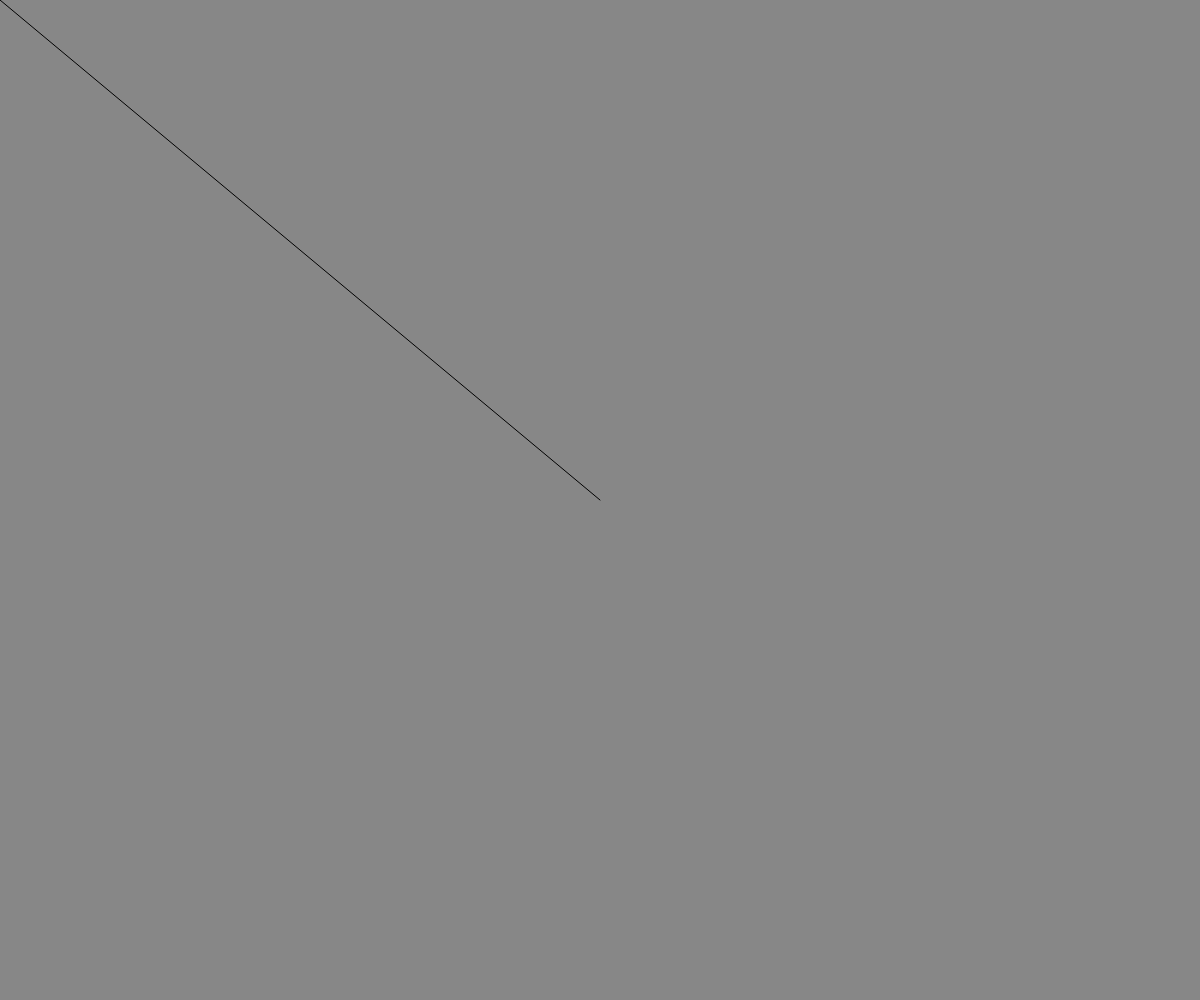
Frame 1 (no input)
Frame 60 (no input): identical to frame 1, image omitted
Frame 120 (the mouse pressed at the canvas centre since frame 60): blank canvas, image omitted

The p5.js sketch that drew this single still picture (run headless with seeded random() and noise() and a simulated clock; from frame 60 on, the mouse is pressed at the canvas centre):

// p5.js sketch
// ── sketch.js

function setup(){
  //Make the canvas fill the whole window
  createCanvas(windowWidth, windowHeight);
  frameRate(32);
}

function draw(){
  background(135);
  line(width / 2, height / 2, mouseX, mouseY);
  //console.log(mouseX, mouseY);
}
